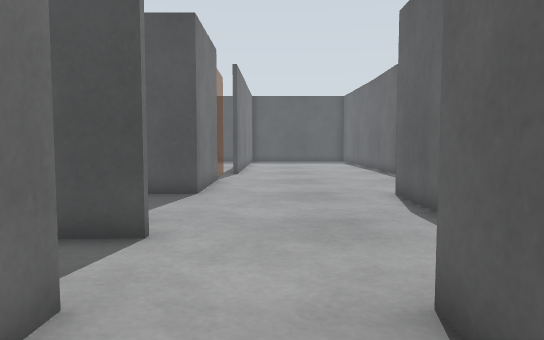
[1] (above)

16 first-person views from a walk through a robot-simulator world made for Gazebo. The camera is 0.72 m above the floor, tilts 4° down and sees 70° across. The floor is counted in squares, 0.5 m on a side. Each view is taken from the middle of a square. On the plan, view 1 faces up. The plan holds only what a view shows up to about 16 squares ahead; the rest is blank. Robots are left out.

[2]
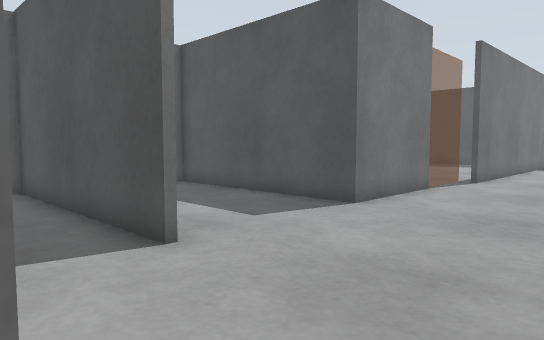

[3]
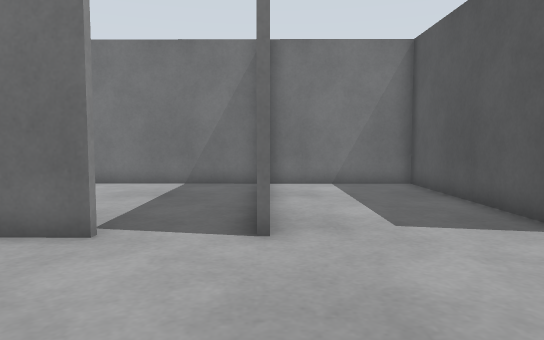

[4]
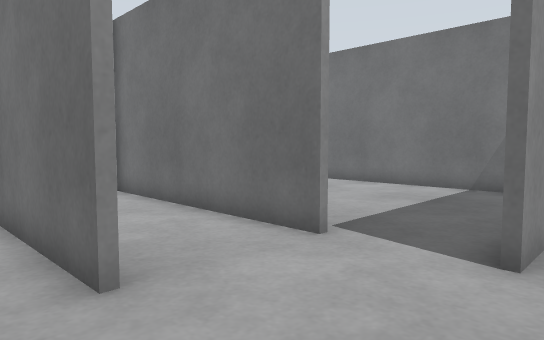

[5]
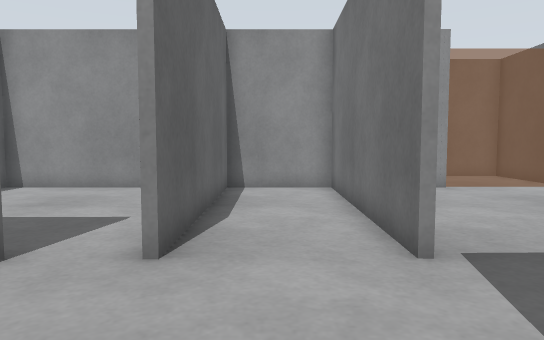

[6]
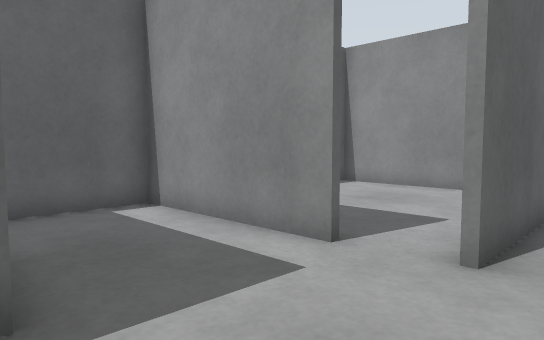

[7]
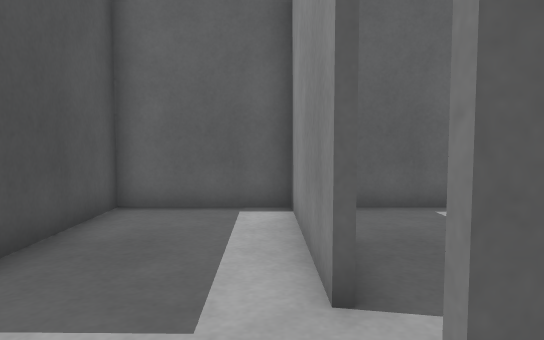

[8]
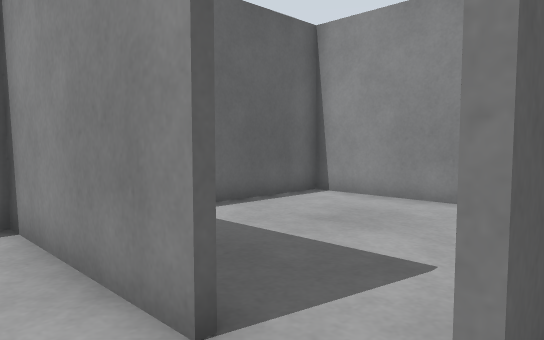

[9]
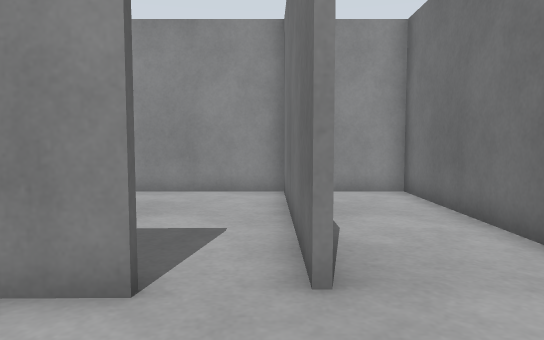

[10]
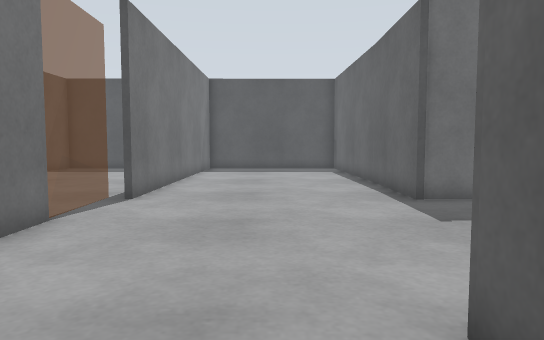

[11]
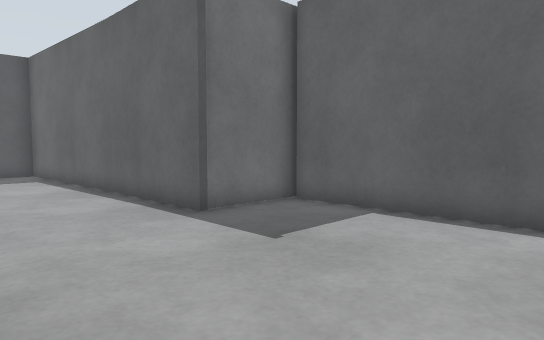

[12]
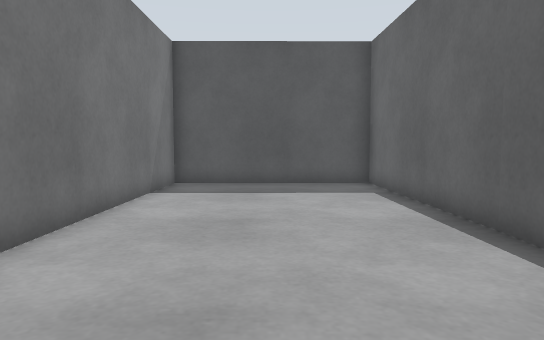

[13]
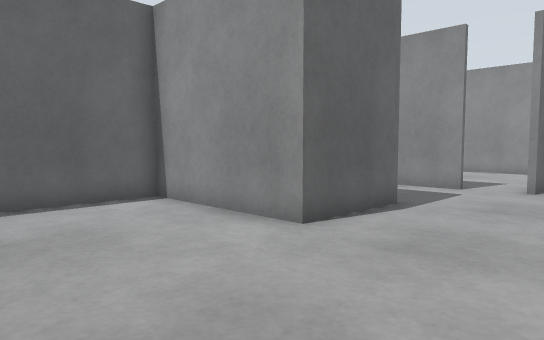

[14]
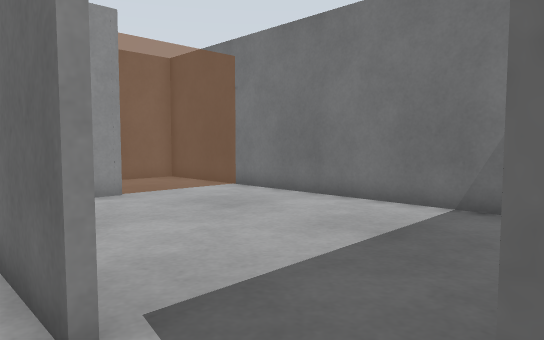

[15]
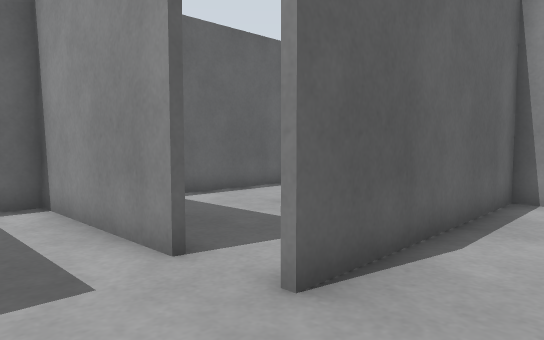

[16]
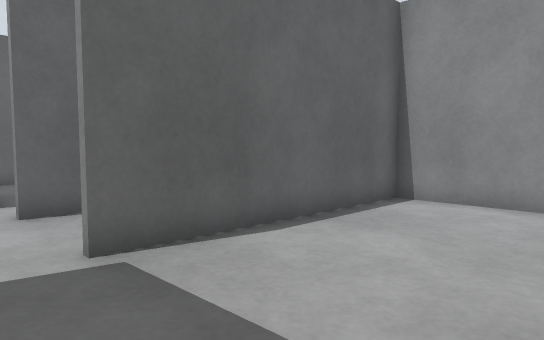

### Floor plan
Ten units are one square. View 1 is at (0, 0); x grows to the right and y downward. Boxes are objects, and circles mark ways between rooms. Rooms are numbered by the first view taken in them; rooms with no view inside come last. Other rooms are left out.
<svg viewBox="-102 -304 202 364">
<path fill="none" stroke="#000" d="M-32 -60 -19 -60M-18 -33 -19 45 11 45M34 -73 34 -108M33 -34 86 -35 86 -75 48 -74M-21 -109 -96 -109 -97 -59M14 46 14 -33M57 -178 58 -299 -15 -299 -16 -179M-21 -152 -21 -109M34 -108 86 -108 86 -174M-57 45 -21 45 -20 -33M-19 -58 -97 -57 -97 55M11 45 86 45 86 -23M16 -33 16 44"/>
<rect x="65" y="-185" width="30" height="10" fill="#bbb"><title>door leaf</title></rect>
<circle cx="10" cy="-110" r="3" fill="#2a7"/>
<circle cx="-20" cy="-45" r="3" fill="#2a7"/>
<circle cx="25" cy="-30" r="3" fill="#2a7"/>
<text x="0" y="-60">1</text>
<text x="30" y="-200">2</text>
<text x="-60" y="-10">3</text>
<text x="50" y="10">4</text>
</svg>
Room 1 opens to room 2. Room 1 opens to room 3. Room 1 opens to room 4.

Where each view was taken, in squares from view 1:
view 1: 0 up, 0 right, facing up
view 2: 3 up, 3 right, facing up-left
view 3: 6 up, 4 right, facing left
view 4: 7 up, 3 right, facing down-left
view 5: 8 up, 0 right, facing down
view 6: 8 up, 0 right, facing down-right
view 7: 4 up, 0 right, facing right
view 8: 5 up, 1 right, facing down-right
view 9: 7 up, 2 right, facing down
view 10: 8 up, 2 right, facing up
view 11: 11 up, 1 right, facing up-right
view 12: 16 up, 2 right, facing up
view 13: 16 up, 1 left, facing down-right
view 14: 6 up, 1 left, facing down-left
view 15: 6 up, 1 left, facing down-right
view 16: 5 up, 7 left, facing down-right
